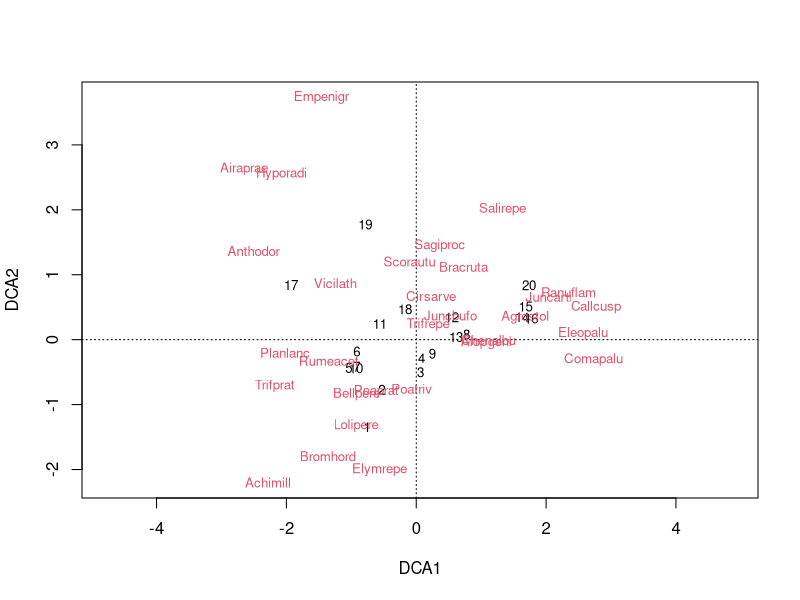

This figure's R source:
#In communities, species are overlapping in space and time
# MULTIVARIATE ANALISYS of how species are related in SPACE 

#Vegetation Analisys
install.packages("vegan")
library(vegan)
data(dune) 
# Dune is a data frame of observations of 30 species at 20 sites. 
# The species names are abbreviated to 4+4 letters.

dune #to see the dataset
#or
head(dune) #just the first 6 rows
tail(dune) #just the last 6 rows
#we see a matrix of amout of individuals present in every plot

ord<-decorana(dune) #decorana function from the package vegan gives the Detrended Correspoondace Analysis
# DCA is a multivariate statistical technique used by ecologists to find the main factor or gradient in species-rich but sparse data matrices that tipify ecological community data. 
#we have to know the length of the new axes

ldc1 = 3.7004 #length decorana 1
ldc2 = 3.1166 
ldc3 = 1.30055 
ldc4 = 1.47888
total = ldc1 + ldc2 + ldc3 + ldc4

pldc1 = ldc1 * 100/total #percentage of every axes
pldc2 = ldc2 * 100/total
pldc3 = ldc3 * 100/total
pldc4 = ldc4 * 100/total

pldc1
pldc2
pldc3
pldc4

#as pldc1 + pldc2 represent the 70% of the total, we can also keep them only

plot(ord) 
# names represent species (we see coupling species), numbers represent plots: everything is depicted in a new dimention made by dca1 and 2
# from the table we can understand the environments

